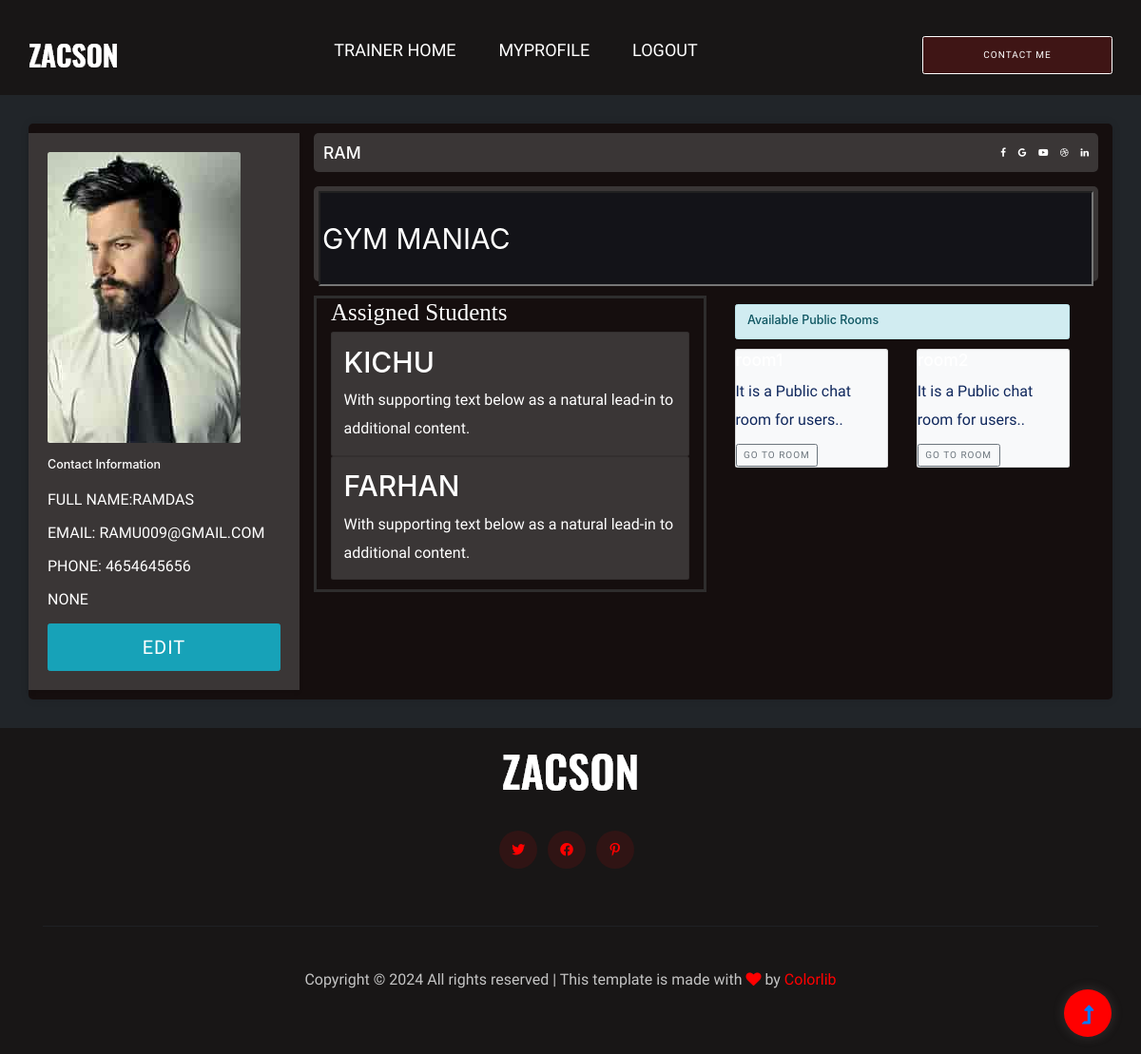
The app's page /trainer/trainer_profile/ (signed in) with its own data.
### trainer/models.py (models this page shows, shortened)
class TrainerProfile(models.Model):
    trainer = models.ForeignKey(CustomUser, on_delete=models.CASCADE, null=True, blank=True)
    trainer_bio = models.TextField(null=True, blank=True)
    trainer_profile_picture = models.ImageField(upload_to='profile_pictures/', null=True, blank=True)
    assigned_students = models.ManyToManyField('gym_students.StudentProfile', blank=True)

### users/models.py (models this page shows, shortened)
class CustomUser(AbstractUser):
    GENDER_CHOICES = [
        ('Male', 'Male'),
        ('Female', 'Female'),
        ('Other', 'Other'),
    ]
    GOALS = [
        ('LOSE','Weight lose'),
        ('FIT','Maintain weight'),
        ('GAIN','Weight gain'),
    ]
    FITNESS_LEVEL = [
        ('Beginner','Beginner'),
        ('Intemediate','Intemediate'),
        ('Advanced','Advanced')
    ]
    age = models.IntegerField(default=0,null=True,blank=True)
    gender = models.CharField(max_length=10, choices=GENDER_CHOICES,null=True,blank=True)
    phone = models.PositiveIntegerField(default=0,null=True, blank=True)
    place = models.CharField(max_length=30,null=True,blank=True)
    address = models.TextField(null=True, blank=True)
    specialization = models.CharField(max_length=30,null=True,blank=True)
    experience_years = models.IntegerField(null=True, blank=True)
    certifications = models.CharField(max_length=50,null=True, blank=True)
    qualification = models.CharField(max_length=30,null=True,blank=True)
    goal = models.CharField(max_length=10,choices=GOALS,null=True, blank=True)
    fitness_level = models.CharField(max_length=15,choices=FITNESS_LEVEL, null=True, blank=True)
    is_approved= models.BooleanField(default=False)
    is_trainer = models.BooleanField(default=False)
    is_student = models.BooleanField(default=False)
    is_paid = models.BooleanField(default=False)

### gym_students/models.py (models this page shows, shortened)
class StudentProfile(models.Model):
    student = models.ForeignKey(CustomUser,on_delete=models.CASCADE, null=True, blank=True)
    student_bio = models.TextField(null=True, blank=True)
    student_profile_picture = models.ImageField(upload_to='profile_pictures/', null=True, blank=True)
    is_paid = models.BooleanField(default=False)
    assigned_trainer = models.ManyToManyField('trainer.TrainerProfile', blank=True)
    def __str__(self):
        return self.student.username

class Room(models.Model):
    name = models.CharField(max_length=20)
    slug = models.SlugField(max_length=100)

### trainer/views.py (the view)
# urls.py: path('trainer_profile/', views.trainer_profile_view,name="trainer_profile"),
@never_cache
@resist_pages
@login_required
def trainer_profile_view(request):
    trainer_user = get_object_or_404(TrainerProfile,trainer =request.user)
    rooms=Room.objects.all()
    return render(request,"trainer_profile.html",{'trainer_user': trainer_user,"rooms":rooms})

### trainer/templates/trainer_profile.html (shortened to what this page needs)
{% extends 'base.html' %}
{% load static %}
{% block content %}
<section style="padding-top: 100px; margin-top: 100px; padding: 30px;background-color:#212529;">
    <div class="container-fluid profile-container" style="background-color: rgb(21, 14, 14);color: white;">
        <div class="row">
            <div class="col-md-3 img-column" style="height: auto;background-color: rgb(58, 54, 54);">
                {% if trainer_user.trainer_profile_picture %}
                <img src="{{trainer_user.trainer_profile_picture.url }}" alt="Profile Image" class="img-fluid rounded">
                {% else %}
                <div style="display: flex;justify-content: center;align-items: center;">
                    <i class="no-image-icon fas fa-user-circle"></i>
                </div>
                <p class="no-image-placeholder">No profile picture available.</p>
                {% endif %}
                <div class="personal-info">
                    <h5>Contact Information</h5>
                    <p  style="color: white;text-transform: uppercase;">Full Name:{{trainer_user.trainer.first_name}}{{trainer_user.trainer.last_name}}</p>
                    <p style="color: white;text-transform: uppercase;">Email: {{trainer_user.trainer.email}}</p>
                    <p style="color: white;text-transform: uppercase;">Phone: {{trainer_user.trainer.phone}}</p>
                    <p style="color: white;text-transform: uppercase;">{{trainer_user.trainer.address}}</p>
                    <a href="{% url 'trainer_details' trainer_user.id %}" class="btn btn-info" style="height: 50px;width: auto;
                    display: flex;justify-content: center;align-items: center;font-size: 20px;">Edit</a>
                </div>
            </div>
            <div class="col-md-9 info-column" style="display: flex;flex-direction: column;">
                <div class="profile-header d-flex justify-content-between align-items-center"
                    style="background-color: rgb(58, 54, 54);">
                    <h3 style="color: white;text-transform: uppercase;">{{trainer_user.trainer.username}}</h3>
                    <div class="social-icons">
                        <i class="fa fa-facebook"></i>
                        <i class="fa fa-google"></i>
                        <i class="fa fa-youtube-play"></i>
                        <i class="fa fa-dribbble"></i>
                        <i class="fa fa-linkedin"></i>
                    </div>
                </div>
                <div class="profile-subheader" style="height: 100px;display: flex;">
                    <input placeholder="add bio" value="{{trainer_user.trainer_bio}}" type="text"
                        style="height: 100px;flex-grow: 1;background-color: #131318;font-size: 30px;text-transform: uppercase;color: white;">
                </div>
             <div class="container-fluid" style="margin-top: 5px;">
                <div class="row">
                    <div class="col-md-6"  style="margin-top: 10px; border: solid 3px;border-color: rgb(46, 45, 45);padding-bottom: 10px; ">
                        <h1 style="font-family: fantasy;">Assigned Students</h1>
                        {% for student in trainer_user.assigned_students.all %}
                        <div class="card" style="width: 18rem;width: auto;background-color:rgb(58, 54, 54) ;">
                            <div class="card-body col-md-12">
                                <h5 class="card-title" style="font-size: 30px;text-transform: uppercase;">{{student}}</h5>
                                <p class="card-text" style="color: white;">With supporting text below as a natural lead-in
                                    to additional content.</p>
                            </div>
                        </div>
                        {% endfor %}
                    </div>
                    <div class="col-md-6" style="height: auto;margin-top: 19px;" >
                        {% if rooms %}
                        <div class="container-fluid">
                            <div class="alert alert-info " role="alert">
                                <h5>Available Public Rooms</h5>
                            </div>
                            <div class="row equal">
                                {% for room in rooms %}
                                <div class="col-sm-6 d-flex " >
                                    <div class="card bg-light " >
                                        <div class="card-block">
                                            <h3 class="card-title">{{room.name}}</h3>
                                            <p class="card-text">It is a Public chat room for users..</p>
                                            <a href="{% url 'chat_room' room.slug %}" class="btn btn-outline-secondary">Go
                                                to Room</a>
                                        </div>
                                    </div>
                                </div>
                                {% endfor %}
                            </div>
                        {% endif %}
                    </div>
                </div>
             </div>
            </div>
        </div>
    </div>
</section>
{% endblock %}

### static/assets/css/profile-style.css (style rules this page uses)
.img-column img { max-width: 100%; height: auto; display: block; }
.profile-container { background-color: #ffffff; padding: 10px; border-radius: 5px; box-shadow: 0 0 10px rgba(0,0,0,0.1); }
.profile-header { background-color: #333; color: #ffffff; padding: 10px; border-radius: 5px; }
.profile-header h3 { margin: 0; }
.social-icons i { color: #ffffff; margin-left: 10px; }
.profile-subheader { background-color: rgb(58, 54, 54); color: white; font-size: 15px; font-weight: 100; text-decoration: uppercase; padding: 5px; margin-top: 15px; border-radius: 5px; }
.personal-info { margin-top: 15px; }
.personal-info h5 { margin-bottom: 15px; }
.personal-info p { margin-bottom: 5px; }
.btn-info { background-color: #17a2b8; border-color: #17a2b8; margin-top: 10px; }
body { background: rgb(99, 39, 120) }
body { background-color: #29292e }
.btn { border-radius: 3px; -webkit-box-shadow: none; box-shadow: none; border: 1px solid transparent; }
.btn-group-vertical>.btn-group:after, .btn-group-vertical>.btn-group:before, .btn-toolbar:after, .btn-toolbar:before, .clearfix:after, .clearfix:before, .container-fluid:after, .container-fluid:before, .container:after, .container:before, .dl-horizontal dd:after, .dl-horizontal dd:before, .form-horizontal .form-group:after, .form-horizontal .form-group:before, .modal-footer:after, .modal-footer:before, .modal-header:after, .modal-header:before, .nav:after, .nav:before, .navbar-collapse:after, .navbar-collapse:before, .navbar-header:after, .navbar-header:before, .navbar:after, .navbar:before, .pager:after, .pager:before, .panel-body:after, .panel-body:before, .row:after, .row:before { display: table; content: " "; }

### trainer/templates/trainer_profile.html (style rules this page uses)
.img-column { box-shadow: 0 2px 4px rgba(0, 0, 0, .1); height: auto; padding: 20px; flex-direction: column; background-color: #f9f9f9; }
.img-column img { max-height: 400px; max-width: 100%; border-radius: 50%; transition: transform .2s; }

### records on screen
TrainerProfile: trainer_profile_picture (picture), trainer.first_name "RAM", trainer.last_name "DAS", trainer.email "RAMU009@GMAIL.COM", trainer.phone "4654645656", trainer.address "NONE", trainer.username "RAM", trainer_bio "gym maniac"
StudentProfile: student.username "KICHU"
StudentProfile: student.username "FARHAN"
